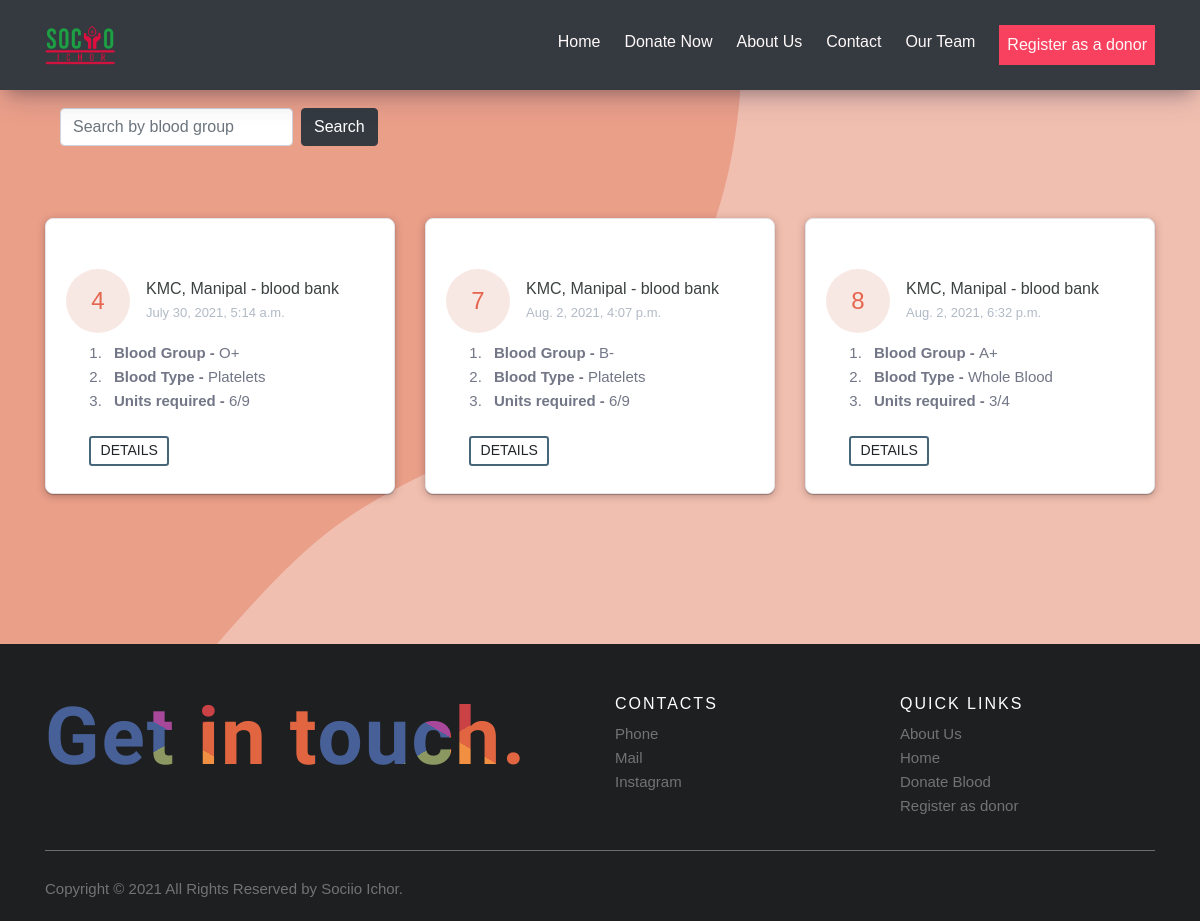
The page /donate/ on the database as committed earlier.
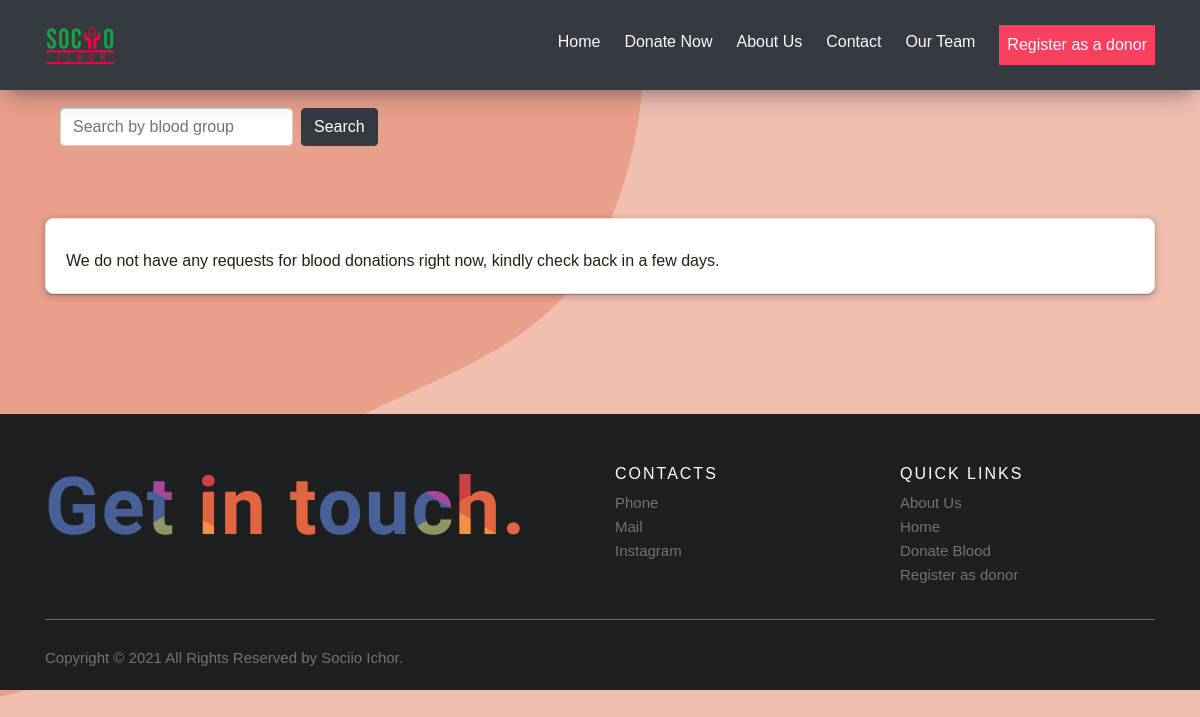
The same page on the database as committed later.
### home/models.py (models this page shows)
class BloodRequest(models.Model):
    blood_request_id = models.AutoField(primary_key=True)
    time_stamp = models.DateTimeField(auto_now_add=True)
    slug = models.SlugField(max_length=400, unique=True, default=None)
    blood_group = models.CharField(
        max_length=20, choices=BG_CHOICES, default=None
    )
    blood_type = models.CharField(
        max_length=50, choices=TYPE, default=None
    )
    acceptable_blood_group = models.CharField(max_length = 100, blank=False )
    Phone = models.CharField(max_length=10, default='')
    units = models.CharField(max_length=5)
    note = models.TextField(default='', blank=True, null=True)
    address = models.TextField(default='', blank=True, null=True)
    hospital_initials = models.CharField(default='KMC', blank=False, null=False, max_length=50 )
    status = models.IntegerField(choices=STATUS, default=0)
    class Meta:
        verbose_name = 'Blood Request'

### home/views.py (the view)
# urls.py: path('donate/', views.BloodListView.as_view(), name='donate'),
class BloodListView(ListView):
    model=BloodRequest
    template_name = 'home/home.html'
    queryset=BloodRequest.objects.filter(status=STATUS_PUBLISH)
    context_object_name='blood'

### home/templates/home/home.html (shortened to what this page needs)
{% extends 'home/base.html' %}
{% block head %}
{% load social_share %}
{% endblock head %}
{% block content %}
<div class="container" style="margin-top: 9%; margin-bottom: 10%;">
    <div class="form-inline text-center container-fluid " >
      <form class="form-inline search-ichor" action="{% url 'home:search-blood' %}" method="get" >
        <input class="form-control mr-sm-2" type="text" name="q" id="q" placeholder="Search by blood group" aria-label="Search" >
        <button class="btn btn-dark my-2 my-sm-0" type="submit">Search</button>
      </form>
      </div>
    <div class="row" style="margin-top: 5%;">
    {% if blood %}
    {% for b in blood %}
    <div class="col-lg-4">
       <div class="card card-margin data-aos="fade-up"
       data-aos-anchor-placement="top-bottom"">
           <div class="card-header no-border">
           </div>
           <div class="card-body pt-0">
               <div class="kmc">
                   <div class="kmc-title-wrapper">
                       <div class="kmc-date-primary">
                           <span class="kmc-date-day">{{ b.blood_request_id }}</span>
                       </div>
                       <div class="kmc-blood-info">
                           <span class="kmc-pro-title">KMC, Manipal - blood bank</span>
                           <span class="kmc-blood-time">{{ b.time_stamp}}</span>
                       </div>
                   </div>
                   <ol class="kmc-blood-points">
                       <li class="kmc-blood-item"><span><b>Blood Group - </b>{{ b.blood_group }}</span></li>
                       <li class="kmc-blood-item"><span><b>Blood Type - </b>{{ b.blood_type }}</span></li>
                       <li class="kmc-blood-item"><span><b>Units required - </b>{{ b.units }}</span></li>
                   </ol>
                   <div class="row mx-3">
                       <div class="kmc-blood-action">
                           <a href="{% url 'home:details' b.slug %}" class=" btn btn-sm btn-border-primary">Details</a>
                       </div>
                   </div>
               </div>
           </div>
       </div>
   </div>
    {% endfor %}
        {% else %}
        <div class="container">
            <div class="card">
                <div class="card-body">
                    <p> We do not have any requests for blood donations right now, kindly check back in a few days. </p>
                </div>
            </div>
        </div>
        {% endif %}
    </div>
    </div>
{% endblock content %}

Rows that differ between the two databases and show on the page:
no longer on this page (row edited): BloodRequest: blood_request_id "4", time_stamp "July 30, 2021, 5:14 a.m.", blood_group "O+", blood_type "Platelets", units "6/9"
no longer on this page (row edited): BloodRequest: blood_request_id "7", time_stamp "Aug. 2, 2021, 4:07 p.m.", blood_group "B-", blood_type "Platelets", units "6/9"
no longer on this page (row edited): BloodRequest: blood_request_id "8", time_stamp "Aug. 2, 2021, 6:32 p.m.", blood_group "A+", blood_type "Whole Blood", units "3/4"
Other text that changed with them:
text now shown: "We do not have any requests for blood donations right now, kindly check back in a few days."
